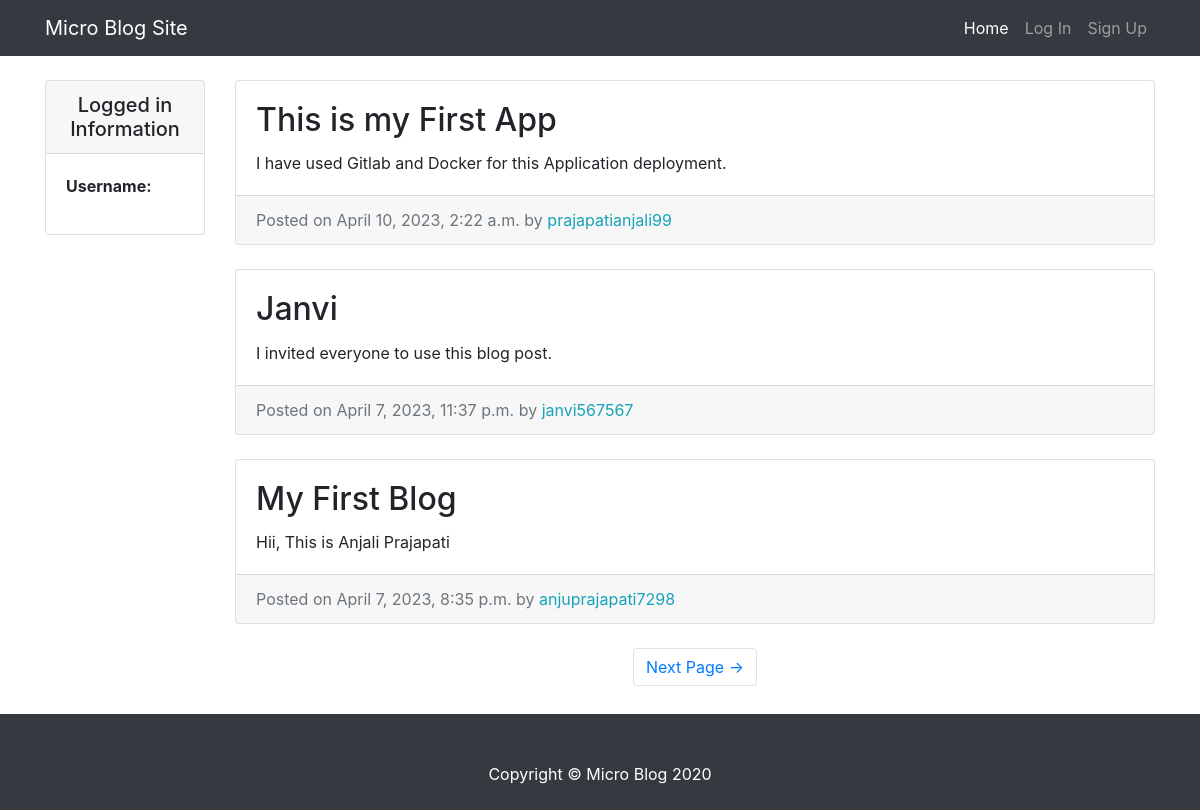
Before: / with the older database file.
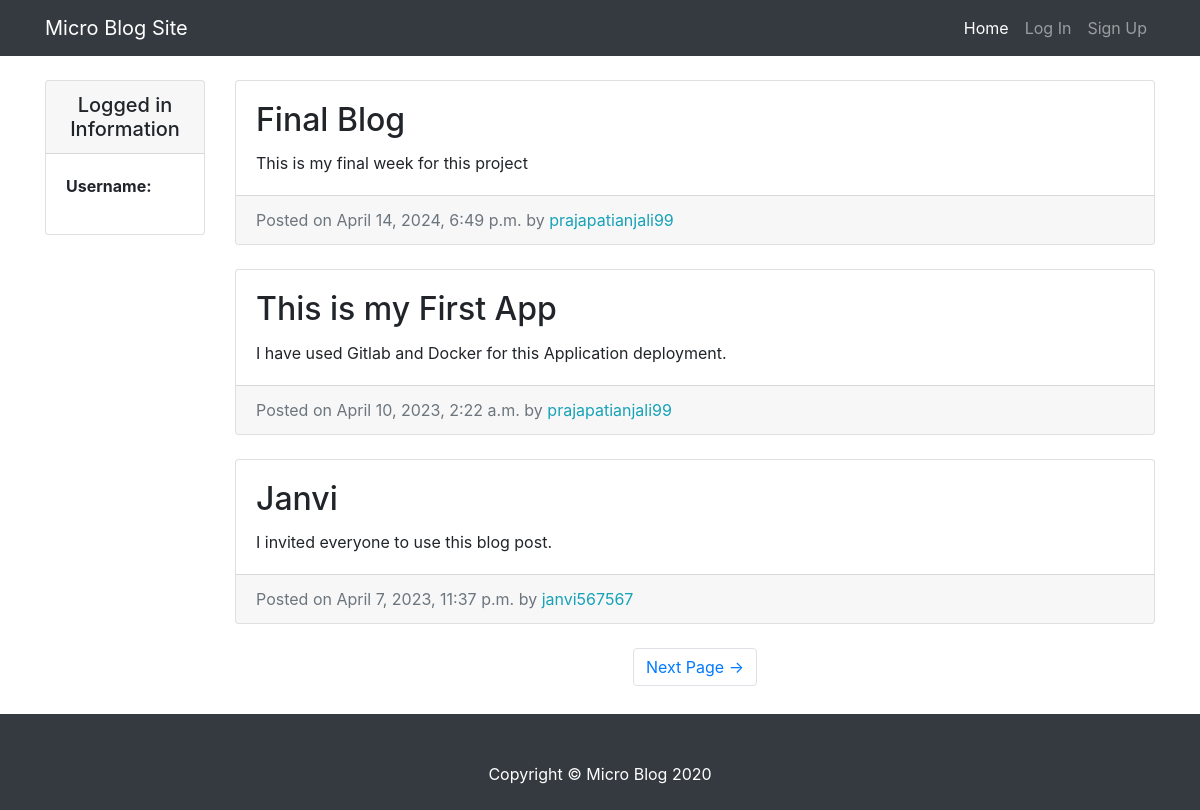
After: the same page with the newer database file.
### post/models.py (models this page shows, shortened)
class Post(models.Model):
    post_title = models.CharField(max_length=50)
    post_text = models.TextField(max_length=200)
    post_date = models.DateTimeField(auto_now_add=True)
    post_author = models.ForeignKey(User,on_delete=models.CASCADE)
    class Meta:
        verbose_name_plural = "Posts"

### post/views.py (the view)
# urls.py: path('', HomeView.as_view(), name = 'blog-home'),
class HomeView(ListView):
    model = Post
    template_name = 'index.html'
    context_object_name = 'post_entries'
    paginate_by = 3
    def get_ordering(self):
        ordering = self.request.GET.get('ordering','-post_date')
        return ordering

### templates/index.html (shortened to what this page needs)
{% extends 'base.html' %}
  {% block extra_css %}
    <link href="/static/css/blog-home.css" rel="stylesheet">
  {% endblock extra_css %}
  {% block content %}
    <div class="row">
      <div class="col-md-2">
      <div class="card my-4">
          <h5 class="card-header text-center">Logged in Information</h5>
          <div class="card-body">
            <ul class="list-unstyled mb-0">
                <li>
                    <p> <strong>Username:</strong> {{ user.username }} </p>
                </li>
            </ul>
          </div>
        </div>
      </div>
      <div class="col-md-10">
        {% for post in post_entries %}
          <div class="card mb-4 mt-4">
            <div class="card-body">
              <h2 class="card-title">{{post.post_title}}</h2>
              <p class="card-text">{{post.post_text | truncatechars:100}}</p>
            </div>
            <div class="card-footer text-muted">
              Posted on {{post.post_date}} by
              <span class= "text-info mr-2">{{post.post_author}}</span>
            </div>
          </div>
        {% endfor %}
    {% if is_paginated %}
        <ul class="pagination justify-content-center mb-4">
        {% if page_obj.has_next %}
          <li class="page-item">
            <a class="page-link" href="?page={{page_obj.next_page_number}}">Next Page &rarr;</a>
          </li>
        {% endif %}
        </ul>
    {% endif %}
      </div>
    </div>
  {% endblock %}

Changed rows visible on the page:
no longer on this page (row unchanged): Post: post_title "My First Blog", post_text "Hii, This is Anjali Prajapati", post_date "April 7, 2023, 8:35 p.m.", post_author "anjuprajapati7298"
added Post: post_title "Final Blog", post_text "This is my final week for this project", post_date "April 14, 2024, 6:49 p.m.", post_author "prajapatianjali99"
